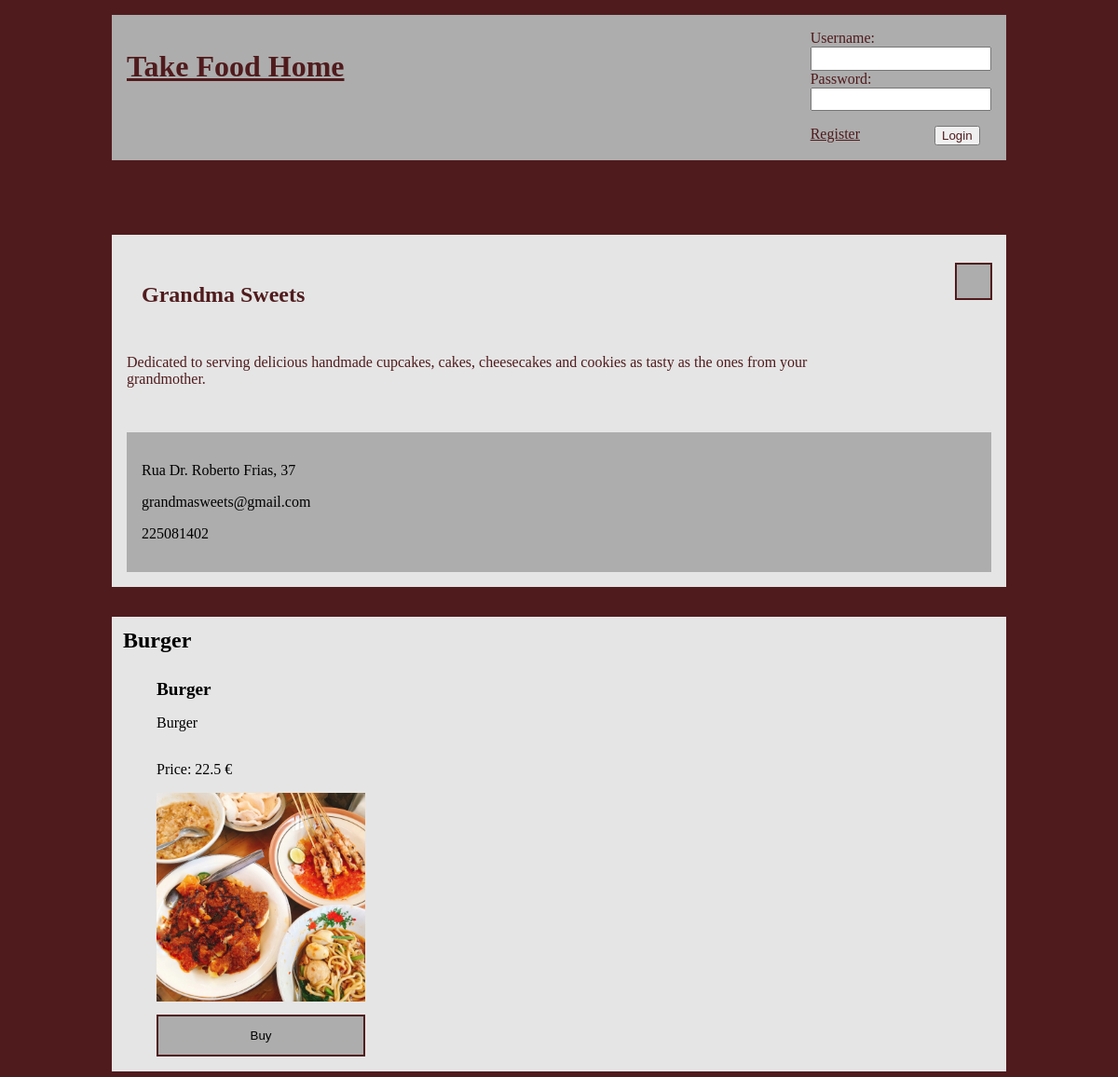
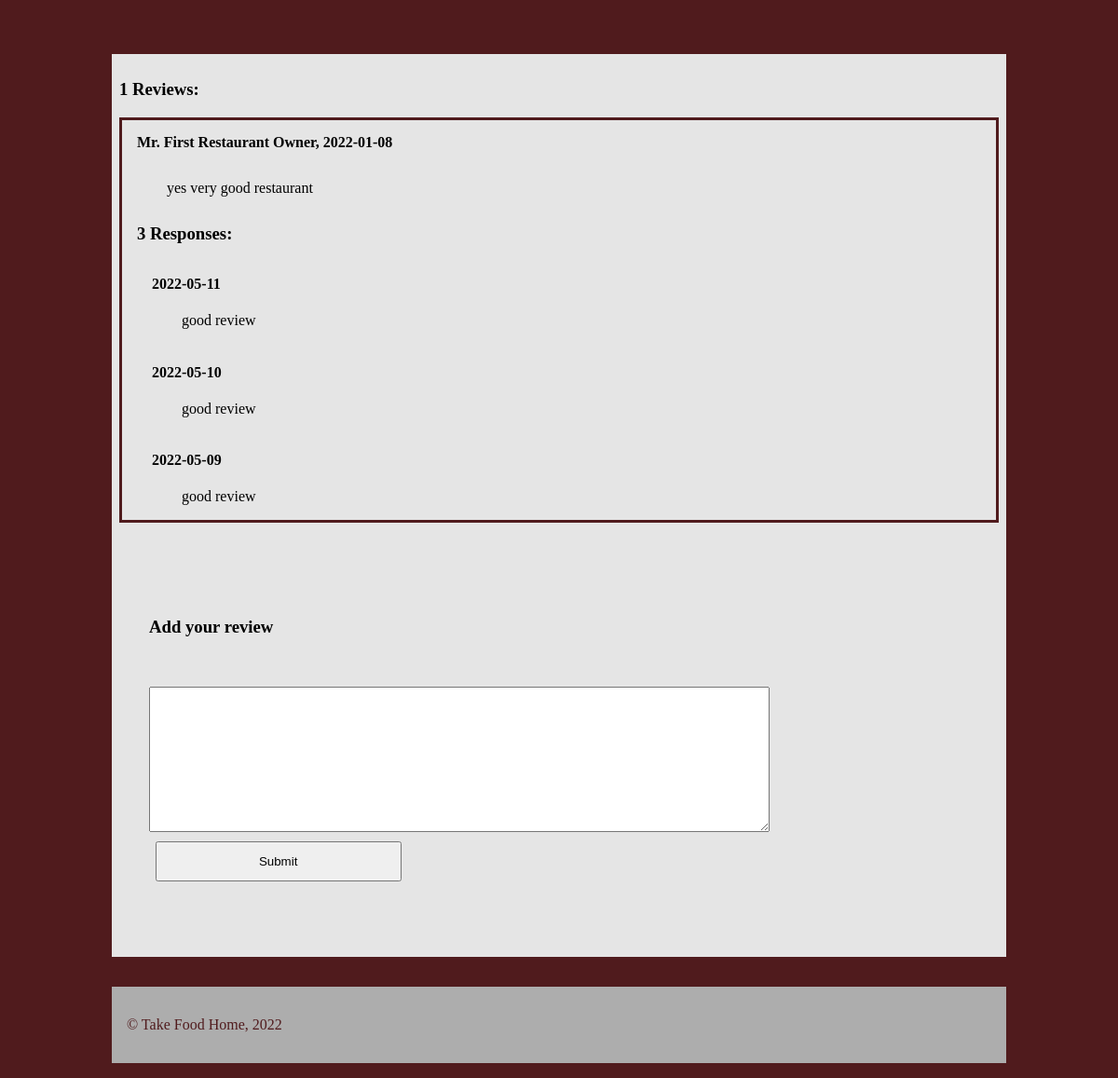
Page /restaurant-page.php?id=2 on the committed database (2 pictures, top to bottom).
### tables this page shows
CREATE TABLE Restaurant(
    restaurantID    INTEGER PRIMARY KEY,
    name            VARCHAR(32) UNIQUE NOT NULL,
    description     VARCHAR(500) DEFAULT 'The owner has not provided a description for this restaurant yet.',
    address         VARCHAR(64) UNIQUE NOT NULL,
    email           VARCHAR(32),
    phoneNumber     CHAR(9) NOT NULL,
    category        VARCHAR(16),
    ownerID         INTEGER REFERENCES USER(userID),
    picture        TEXT NOT NULL
);

CREATE TABLE Dish(
    dishID          INTEGER PRIMARY KEY,
    name            VARCHAR(32) NOT NULL,
    description     TEXT NOT NULL,
    price           FLOAT NOT NULL,
    picture        TEXT NOT NULL,
    category        VARCHAR(32) NOT NULL,
    restaurantID    INTEGER REFERENCES Restaurant(restaurantID)
);

CREATE TABLE Review(
    reviewID        INTEGER PRIMARY KEY,
    comment         TEXT NOT NULL,
    date            DATE NOT NULL,
    customerID      INTEGER REFERENCES User(userID),
    restaurantID    INTEGER REFERENCES Restaurant(restaurantID)
);

CREATE TABLE User(
    userID          INTEGER PRIMARY KEY,
    username        VARCHAR(16) UNIQUE NOT NULL,
    password        VARCHAR(40) NOT NULL,
    name            VARCHAR(32) NOT NULL,
    email           TEXT NOT NULL,
    phoneNumber     CHAR(9) NOT NULL,
    address         TEXT NOT NULL,
    owner           BOOLEAN DEFAULT 0,
    courier         BOOLEAN DEFAULT 0
);

CREATE TABLE ReviewResponse(
    reviewresponseID INTEGER PRIMARY KEY,
    comment         TEXT NOT NULL,
    date            DATE NOT NULL,
    reviewID        INTEGER REFERENCES Review(reviewID),
    ownerID         INTEGER REFERENCES User(userID)
);

### restaurant-page.php (called while the page is built, shortened)
<?php
    require_once('php/output-functions/user-info/draw-cart.php');
    require_once('php/output-functions/restaurant-info/draw-restaurant-info.php');
    require_once('php/output-functions/restaurant-info/draw-dishes.php');
    require_once('php/output-functions/restaurant-info/draw-reviews.php');
    require_once('php/output-functions/draw-header.php');
    require_once('php/output-functions/draw-footer.php');
    outputRestaurantInfo();
    outputDishes();
    outputReviews();
?>

### database/data-fetching/restaurants.php (called while the page is built, shortened)
<?php
    function getRestaurantInfo($db, $restaurant_id) {
        $stmt = $db->prepare(
            'SELECT *
            FROM Restaurant
            WHERE restaurantID = :id'
        );
        $stmt->bindParam(':id', $restaurant_id);
        $stmt->execute();
        $restaurant_info = $stmt->fetch();
        return $restaurant_info;
    }
?>

### database/data-fetching/favourites.php (called while the page is built, shortened)
<?php
    function checkIfFavourite($db, $userID, $restaurantID) {
        $stmt = $db->prepare(
            'SELECT * FROM Favourite
            WHERE userID = :userID
            AND restaurantID = :restaurantID'
        );
        $stmt->bindParam(':userID', $userID);
        $stmt->bindParam(':restaurantID', $restaurantID);
        $stmt->execute();
        $favourites = $stmt->fetchAll();
        if (sizeof($favourites) === 0)
            return false;
        return true;
    }
?>

### database/data-fetching/dishes.php (called while the page is built, shortened)
<?php
    function getRestaurantDishes($db, $restaurant_id) {
        $stmt = $db->prepare(
            'SELECT *
            FROM Dish
            WHERE restaurantID = :id
            ORDER BY category, name'
        );
        $stmt->bindParam(':id', $restaurant_id);
        $stmt->execute();
        $dishes = $stmt->fetchAll();
        return $dishes;
    }
?>

### database/data-fetching/reviews.php (called while the page is built)
<?php
    function getRestaurantReviews($db, $restaurant_id) {
        $stmt = $db->prepare(
            'SELECT Review.*, User.name
            FROM Review JOIN User ON Review.customerID = User.userID
            WHERE restaurantID = :id
            ORDER BY date DESC'
        );
        $stmt->bindParam(':id', $restaurant_id);
        $stmt->execute();
        $reviews = $stmt->fetchAll();
        return $reviews;
    }
    function getReviewResponses($db, $review_id) {
        $stmt = $db->prepare(
            'SELECT ReviewResponse.*
            FROM ReviewResponse, Review
            WHERE ReviewResponse.reviewID = Review.reviewID
                AND Review.reviewID = :id
            ORDER BY date DESC'
        );
        $stmt->bindParam(':id', $review_id);
        $stmt->execute();
        $responses = $stmt->fetchAll();
        return $responses;
    }
?>

### php/output-functions/restaurant-info/draw-reviews.php (the view, shortened to what this page needs)
<?php
    function outputReviews() {
        require_once('database/db-connection.php');
        require_once('database/data-fetching/restaurants.php');
        require_once('database/data-fetching/reviews.php');
        $db = getDatabaseConnection('database/restaurants.db');
        $restaurantID = preg_replace("/[^0-9\s]/", '', $_GET['id']);
        $reviews = getRestaurantReviews($db, $restaurantID);
        $restaurant_info = getRestaurantInfo($db, $restaurantID);
        $ownerID = $restaurant_info['ownerID']; ?>
        <section id="reviews">
            <h3><?=count($reviews)?> Reviews:</h3>
            <?php
            foreach ($reviews as $review) { ?>
                <article class="review">
                    <header><h4>
                        <span class="user"><?=$review['name']?>,</span>
                        <span class="date"><?=$review['date']?></span>
                    </h4></header>
                    <p><?=$review['comment']?></p>
                    <?php
                    $responses = getReviewResponses($db, $review['reviewID']);
                    ?>
                    <section class="review-responses">
                        <header><h3><?=count($responses)?> Responses:</h3></header>
                        <?php
                        foreach ($responses as $response) { ?>
                            <article class="review-response">
                                <h4><span class="date"><?=$response['date']?></span></h4>
                                <p><?=$response['comment']?></p>
                            </article>
                        <?php
                        } ?>
                    </section>
                </article>
            <?php
            } ?>
            <?php if ($ownerID !== $_SESSION['userID']) { ?>
                <article id="add-comment">
                    <header><h3>Add your review</h3></header>
                    <form id="add-comment-form" action="php/actions/add-comment.php?restaurantID=<?=$restaurantID?>" method="post">
                        <textarea name="comment" cols="30" rows="10"></textarea>
                        <input class="submit" type="submit" value="Submit">
                    </form>
                </article>
            <?php
            } ?>
        </section>
    <?php
    }
?>

### php/output-functions/restaurant-info/draw-restaurant-info.php
<?php
    function outputRestaurantInfo() {
        require_once('database/db-connection.php');
        require_once('database/data-fetching/restaurants.php');
        require_once('database/data-fetching/favourites.php');
        $db = getDatabaseConnection('database/restaurants.db');
        $restaurantID = preg_replace("/[^0-9\s]/", '', $_GET['id']);
        $restaurant = getRestaurantInfo($db, $restaurantID);
        ?>
        <section id="restaurant">
            <header>
                <h2><?=$restaurant['name']?></h2>
            </header>
            <p><?=$restaurant['description']?></p>
            <?php if ($restaurant['ownerID'] === $_SESSION['userID']) { ?>
            <button id="edit-info" class="button" type="button" onclick="location.href='../restaurant-info-edit-page.php?id=<?=$restaurant['restaurantID']?>'">
                Edit info
            </button>
            <button class="button" id="add-dish" type="button" onclick="location.href='dish-register-page.php?restaurantID=<?=$restaurantID?>'">
                Add Dish
            </button>
            <button class="button" id="orders-button" type="button" onclick="location.href='restaurant-orders-page.php?restaurantID=<?=$restaurantID?>'">
                See orders
            </button>
            <?php
            } else if (!checkIfFavourite($db, $_SESSION['userID'], $restaurantID)) { ?>
                <button type="button" class="button" id="add-to-favourites" onclick="location.href='php/actions/add-to-favourites.php?restaurantID=<?=$restaurantID?>'">
                    <ion-icon name="star-outline"></ion-icon>
                </button>
            <?php
            } else if (checkIfFavourite($db, $_SESSION['userID'], $restaurantID)) { ?>
                <button type="button" class="button" id="add-to-favourites" onclick="location.href='php/actions/remove-from-favourites.php?restaurantID=<?=$restaurantID?>'">
                        <ion-icon name="star"></ion-icon>
                </button>
            <?php
            } ?>
            <footer>
                <p><?=$restaurant['address']?></p>
                <p><?=$restaurant['email']?></p>
                <p><?=$restaurant['phoneNumber']?></p>
            </footer>
        </section>
    <?php
    }
?>

### php/output-functions/restaurant-info/draw-dishes.php (shortened to what this page needs)
<?php
    function outputDishes() {
        require_once('database/db-connection.php');
        require_once('database/data-fetching/dishes.php');
        $db = getDatabaseConnection('database/restaurants.db');
        $restaurantID = preg_replace("/[^0-9\s]/", '', $_GET['id']);
        $restaurant = getRestaurantInfo($db, $restaurantID);
        $dishes = getRestaurantDishes($db, $restaurantID); ?>
        <section id="category-and-plates">
            <?php
            $curr_category = $dishes[0]['category']; ?>
            <div class="category">
                <h3><?=$curr_category?></h3>
            <?php
            foreach ($dishes as $dish) {
                    ?>
                <article class="dish">
                    <header><h4 class="dish-name"><?=$dish['name']?></h4></header>
                    <p><?=$dish['description']?></p>
                    <p class ="dish-price">Price: <?=$dish['price']?> €</p>
                    <img src="../../img/<?=$dish['picture'] ?>" alt="dish">
                    <button class="button add">Buy</button>
                </article>
            <?php
            } ?>
            </div>
        </section>
    <?php
    }
?>

### css/style.css (style rules this page uses)
body { --main-color: #501B1D; --background-color: #E5E5E5; --secondary-color: #ADADAD; width: 60em; margin: 1em auto; background-color: var(--main-color); }
.button { background-color: var(--secondary-color); color: black; border: 2px solid var(--main-color); padding: 1em 0em; text-align: center; margin-top: 1em; min-width: 20%; max-height: 3.5em; }
p { word-break: normal; }
main header { background-color: var(--background-color); padding: 0em 1em; height: 6em; display: flex; justify-content: space-between; align-items: center; }
main header h2 { align-self: center; flex-grow: 1; }
main article { background-color: var(--background-color); padding: 1em; margin: 2em 0em; width: auto; overflow: auto; word-break: break-all; }
#restaurant { background-color: var(--background-color); padding: 1em; display: grid; grid-template-columns: auto 20%; margin-top: 5em; }
#restaurant header { grid-column-start: 1; grid-column-end: 2; grid-row-start: 1; grid-row-end: 2; }
#restaurant p { grid-column-start: 1; grid-column-end: 2; grid-row-start: 2; grid-row-end: 3; }
#add-to-favourites { width: 3em; height: 3em; display: flex; justify-content: center; align-items: center; margin-left: 11em; }
#add-to-favourites ion-icon { width: 2.5em; height: 2.5em; }
#restaurant footer { grid-column-start: 1; grid-column-end: 3; grid-row-start: 4; grid-row-end: 5; }
#restaurant footer { margin-top: 2em; }
#restaurant footer * { color: black; }
.category { display: flex; flex-wrap: wrap; background-color: var(--background-color); margin: 2em 0em; }
#category-and-plates { color: black; }
#category-and-plates h3 { width:100%; padding: 0.5em; margin: 0em; font-size: 1.5em; }
#category-and-plates article { width: 14em; height: auto; padding: 1em; margin: 0em 2em; }
#category-and-plates article h4 { margin: 0em; font-size: 1.2em; }
#category-and-plates article img { width: 14em; }
.category .button { width: 100%; }
.dish { display: flex; flex-direction: column; }
.dish header { height: auto; margin: 0; padding: 0; }
#reviews { background-color: var(--background-color); color:black; padding: 0.5em; margin: 2em 0em; }
.review { padding: 0em 1em; margin: 1em 0em; border: solid var(--main-color); }
.review header { height: 3em; padding: 0; }
.review header h4 { padding: 0; margin: 0; }
.review p { margin-left: 2em; }
.review-response { margin: 0em; padding: 0em 1em; }
#add-comment { margin-top: 3em; }
#add-comment-form { display: grid; }
#add-comment-form textarea { width: 75%; }
main form { background-color: var(--background-color); padding: 1em; }
main input { width: 98%; padding: 12px 20px; margin: 0.7em 0.5em; box-sizing: border-box; }
.submit { width: 30%; padding: 12px 20px; margin: 0.7em 0.5em; box-sizing: border-box; }
footer { padding: 1em; background-color: var(--secondary-color); }
footer * { color: var(--main-color); }

### rows in the picture
restaurant: name "Grandma Sweets", description "Dedicated to serving delicious handmade cupcakes, cakes, cheesecakes and cookies as tasty as the ones from your grandmother.", address "Rua Dr. Roberto Frias, 37", email "grandmasweets@gmail.com", phoneNumber "225081402"
dish: category "Burger", name "Burger", description "Burger", price "22.5", picture (picture)
review: customerID.name "Mr. First Restaurant Owner", date "2022-01-08", comment "yes very good restaurant", count($responses) "3"
reviewresponse: date "2022-05-11", comment "good review"
reviewresponse: date "2022-05-10", comment "good review"
reviewresponse: date "2022-05-09", comment "good review"

### other values in the picture
count($reviews) "1"
